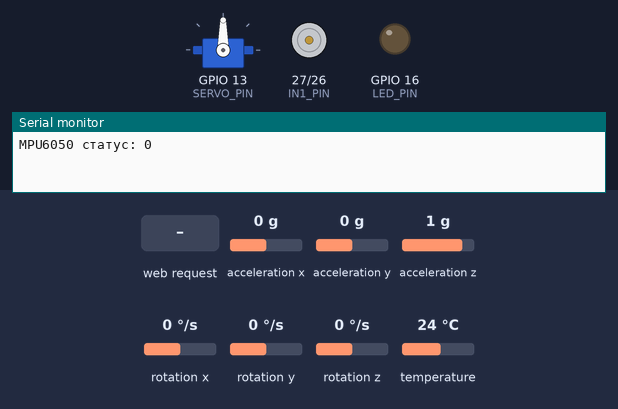
Recording of a sketch running on a simulated ESP32. Shown: servo, motor-driver pin pairs drawn as motors (green arrow = first pin HIGH = forward, orange = second pin HIGH = backward, longer = more drive, scaled by the enable pin), output pins drawn as LEDs (lit = HIGH), the last lines printed to the serial monitor. Dashed ring = blinking. Inputs (shaded band) come from the test bench; at power-on: acceleration x 0 g, acceleration y 0 g, acceleration z 1 g, rotation x 0 °/s, rotation y 0 °/s, rotation z 0 °/s, temperature 24 °C.

Above: at 3.2 s.
3.3 s: HTTP request GET /action?val=120&sos=120&speed=120 received
At 4.3 s:
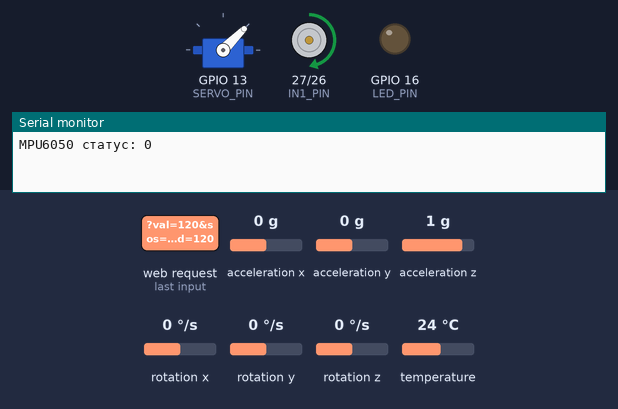
At 5.6 s:
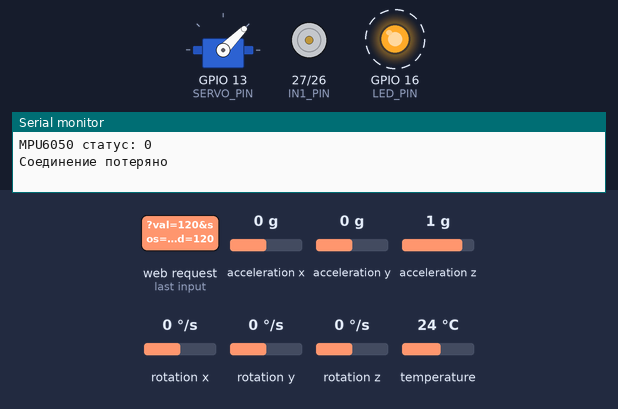
6.3 s: HTTP request GET /getAllData received
At 9.7 s:
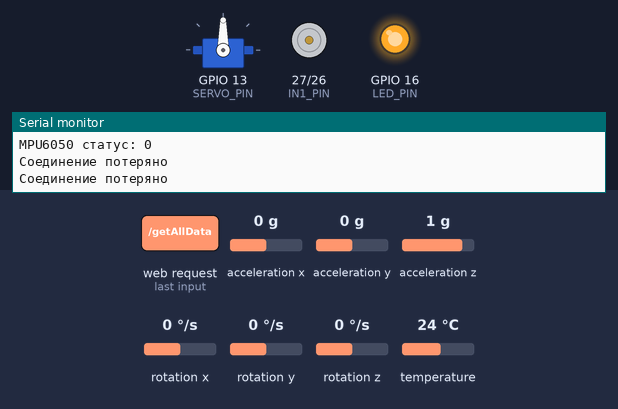
Timing chart, 0 to 18.3 s (numbered marks = the images above; inputs shaded):
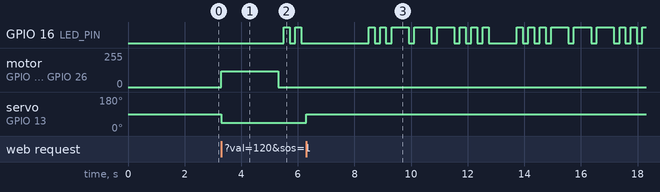

Measured:
- after the input at 3.3 s, GPIO 16 (LED_PIN): alternates HIGH for 0.20 s and LOW for 0.20 s, starting after 2.2 s; motor on GPIO 27 (IN1_PIN) / GPIO 26 (IN2_PIN): stopped → forward 120/255 at once, → stopped 2.0 s later; servo on GPIO 13 (SERVO_PIN): 90° → 45° at once
- after the input at 6.3 s, servo on GPIO 13 (SERVO_PIN): 45° → 90° at once

The sketch:

Kolobok_Robot.ino
```cpp
#include <Wire.h>
#include <WiFi.h>
#include <WebServer.h>
#include <MPU6050_light.h>
#include <ESP32Servo.h>

const char* ssid = "Kolobok_Bot";
const char* password = "12345678";

const int ENA_PIN = 14;
const int IN1_PIN = 27;
const int IN2_PIN = 26;
const int SERVO_PIN = 13;
const int LED_PIN = 16;

unsigned long lastCommandTime = 0;
const unsigned long SAFE_TIMEOUT = 2000;
bool firstCommandReceived = false;
bool manualSos = false;
bool safeModeActive = false;

float Kp = 0.21;
float Kd = 0.02;
float Ki = 0.46;
float currentAngle = 0;
float targetAngle = 0;
float error = 0;
float prevError = 0;
unsigned long lastPIDTime = 0;
const int dt = 10;
float derivative = 0;
float integral = 0;
int out = 0;
bool isBalansing = false;

extern const char index_html[] PROGMEM;

WebServer server(80);
Servo myServo;
MPU6050 mpu(Wire);

void setup() {
  Serial.begin(115200);
  pinMode(ENA_PIN, OUTPUT);
  pinMode(IN1_PIN, OUTPUT);
  pinMode(IN2_PIN, OUTPUT);
  pinMode(LED_PIN, OUTPUT);
  myServo.attach(SERVO_PIN);
  myServo.write(90);

  Wire.begin();
  byte status = mpu.begin();
  Serial.print(F("MPU6050 статус: "));
  Serial.println(status);
  delay(1000);                   // !
  mpu.calcOffsets(true, false);  // гиро и не акселерометр

  WiFi.softAP(ssid, password);
  server.on("/", []() {
    server.send(200, "text/html", index_html);
  });
  server.on("/getAllData", []() {
    lastCommandTime = millis();
    safeModeActive = false;
    String angle = String(mpu.getAngleX()) + "," + String(mpu.getAngleY()) + "," + String(mpu.getTemp());
    server.send(200, "text/plain", angle);
  });
  server.on("/setKp", []() {
    if (server.hasArg("val")) {
      Kp = server.arg("val").toFloat();
      Serial.print("New Kp: ");
      Serial.println(Kp);
    }
    server.send(200, "text/plain", "OK");
  });
  server.on("/setKd", []() {
    if (server.hasArg("val")) {
      Kd = server.arg("val").toFloat();
      Serial.print("New Kd: ");
      Serial.println(Kd);
    }
    server.send(200, "text/plain", "OK");
  });
  server.on("/setKi", []() {
    if (server.hasArg("val")) {
      Ki = server.arg("val").toFloat();
      Serial.print("New Ki: ");
      Serial.println(Ki);
    }
    server.send(200, "text/plain", "OK");
  });
  server.on("/action", handleAction);
  server.begin();
}

void loop() {
  mpu.update();
  server.handleClient();
  handleSOSPattern();
  connectionCheck();
  if (isBalansing && !manualSos && !safeModeActive) balancePID();
}

// PID-стабилизация
void balancePID() {
  if (millis() - lastPIDTime < dt) return;
  lastPIDTime = millis();

  currentAngle = mpu.getAngleX();
  error = targetAngle - currentAngle;

  float dt_sec = dt / 1000.0f;
  derivative = (error - prevError) / dt_sec;
  integral += error * dt_sec;

  if (abs(integral) > 50) integral = 50 * (integral > 0 ? 1 : -1);

  out = 90 - (error * Kp) - (derivative * Kd) - (integral * Ki);
  out = constrain(out, 45, 135);

  myServo.write(out);
  prevError = error;
}

// Логика SOS-сигнала
void handleSOSPattern() {
  static unsigned long lastUpdate = 0;
  static int step = 0;
  const int timings[] = { 200, 200, 200, 200, 200, 200, 600, 200, 600, 200, 600, 200, 200, 200, 200, 200, 200, 1000 };  // . . . _ _ _ . . .

  if (manualSos || safeModeActive) {
    if (millis() - lastUpdate > timings[step]) {
      lastUpdate = millis();
      step++;
      if (step >= 18) step = 0;
      digitalWrite(LED_PIN, (step % 2 == 0));
    }
  } else {
    digitalWrite(LED_PIN, LOW);
    step = 0;
  }
}

// Авто-стоп при потере связи
void connectionCheck() {
  if (firstCommandReceived && !manualSos && (millis() - lastCommandTime > SAFE_TIMEOUT)) {
    if (!safeModeActive) {
      safeModeActive = true;
      stopRobot();
      Serial.println("Соединение потеряно");
    }
  }
}

// Логика взаимодействия с сервером
void handleAction() {
  if (server.hasArg("sos")) {
    manualSos = (server.arg("sos") == "1");
    if (manualSos) stopRobot();
  }

  if (server.hasArg("speed") && !manualSos) {
    firstCommandReceived = true;
    lastCommandTime = millis();
    safeModeActive = false;

    int s = server.arg("speed").toInt();
    int t = server.arg("turn").toInt();

    // Стоп при отпускании джойстика
    if (abs(s) < 15) {
      stopRobot();
    } else {
      isBalansing = false;
      digitalWrite(IN1_PIN, s > 0);
      digitalWrite(IN2_PIN, s < 0);
      analogWrite(ENA_PIN, abs(s));
      myServo.write(constrain(t, 45, 135));
    }
  }
  server.send(200, "text/plain", "OK");
}

// Стоп
void stopRobot() {
  analogWrite(ENA_PIN, 0);
  digitalWrite(IN1_PIN, LOW);
  digitalWrite(IN2_PIN, LOW);
  isBalansing = true;
}
```

webpage.ino
```cpp
const char index_html[] PROGMEM = R"rawliteral(
<!DOCTYPE HTML>
<html>
<head>
  <meta charset="UTF-8">
  <meta name="viewport" content="width=device-width, initial-scale=1, user-scalable=no">
  <title>KOLOBOK CONTROL</title>
  <style>
    body {
      font-family: sans-serif; background-color: #1a1a1a; color: white;
      text-align: center; margin: 0; display: flex; flex-direction: column;
      align-items: center; height: 100vh; justify-content: space-between;
      padding: 40px 0; box-sizing: border-box;
    }
    h2 { color: #00e676; margin: 0; font-size: 22px; text-transform: uppercase; letter-spacing: 1px; }

    .kp-panel {
      margin: 15px 0;
      display: flex;
      flex-wrap: wrap;
      gap: 10px;
      justify-content: center;
      width: 100%;
      max-width: 400px;
    }

    #kp-input, #kd-input, #ki-input {
      padding: 10px 8px;
      border-radius: 5px;
      border: 1px solid #00e676;
      background: #2d2d2d;
      color: white;
      width: 88px;
      text-align: center;
    }

    #kp-send-btn, #kd-send-btn, #ki-send-btn {
      padding: 10px 16px;
      border-radius: 5px;
      border: none;
      background: #00e676;
      color: black;
      font-weight: bold;
      cursor: pointer;
      white-space: nowrap;
    }

    .telemetry { margin: 10px 0; }
    #angle-x-display, #angle-y-display, #temp-display {
      font-size: 22px; font-weight: bold; line-height: 1.2;
    }

    #joystick-container {
      width: 220px; height: 220px; border: 3px solid #00e676; border-radius: 50%;
      position: relative; touch-action: none;
      background: radial-gradient(circle, rgba(0,230,118,0.05) 0%, rgba(0,0,0,0) 70%);
    }
    #joystick-stick {
      width: 70px; height: 70px; background: #00e676; border-radius: 50%;
      position: absolute; left: 50%; top: 50%; margin: -35px 0 0 -35px;
      box-shadow: 0 0 20px #00e676; cursor: pointer;
    }

    .sos-panel {
      background: #2d2d2d; padding: 12px 25px; border-radius: 40px;
      display: flex; align-items: center; gap: 20px; box-shadow: 0 4px 10px rgba(0,0,0,0.3);
    }
    .sos-panel span { font-weight: bold; font-size: 16px; letter-spacing: 1px; }

    .switch { position: relative; width: 60px; height: 32px; }
    .switch input { opacity: 0; width: 0; height: 0; }
    .slider {
      position: absolute; cursor: pointer; top: 0; left: 0; right: 0; bottom: 0;
      background-color: #444; border-radius: 32px; transition: .3s;
    }
    .slider:before {
      position: absolute; content: ""; height: 24px; width: 24px;
      left: 4px; bottom: 4px; background-color: white; border-radius: 50%; transition: .3s;
    }
    input:checked + .slider { background-color: #ff3d00; }
    input:checked + .slider:before { transform: translateX(28px); }

    #status { font-size: 11px; color: #555; text-transform: uppercase; letter-spacing: 2px; }
  </style>
</head>
<body>
  <h2>Управление Колобком</h2>

  <div class="kp-panel">
    <input type="number" id="kp-input" placeholder="Kp" step="0.1">
    <button id="kp-send-btn">ОК</button>
    <input type="number" id="kd-input" placeholder="Kd" step="0.1">
    <button id="kd-send-btn">ОК</button>
    <input type="number" id="ki-input" placeholder="Ki" step="0.1">
    <button id="ki-send-btn">ОК</button>
  </div>

  <div class="telemetry">
    <div id="angle-x-display">Угол X: 0&deg;</div>
    <div id="angle-y-display">Угол Y: 0&deg;</div>
    <div id="temp-display">Темп: 0&deg;C</div>
  </div>

  <div id="joystick-container">
    <div id="joystick-stick"></div>
  </div>

  <div class="sos-panel">
    <span>РЕЖИМ SOS</span>
    <label class="switch">
      <input type="checkbox" id="sos-btn">
      <span class="slider"></span>
    </label>
  </div>

  <div id="status">СВЯЗЬ...</div>

<script>
  let container = document.getElementById("joystick-container");
  let stick = document.getElementById("joystick-stick");
  let statusText = document.getElementById("status");
  let sosBtn = document.getElementById("sos-btn");
  let angleXText = document.getElementById("angle-x-display");
  let angleYText = document.getElementById("angle-y-display");
  let tempText = document.getElementById("temp-display");

  let kpInput = document.getElementById("kp-input");
  let kpSendBtn = document.getElementById("kp-send-btn");
  let kdInput = document.getElementById("kd-input");
  let kdSendBtn = document.getElementById("kd-send-btn");
  let kiInput = document.getElementById("ki-input");
  let kiSendBtn = document.getElementById("ki-send-btn");

  let isDragging = false, maxR = 110, lastSend = 0;

  // Значения по умолчанию при загрузке страницы
  kpInput.value = 0.21;
  kdInput.value = 0.02;
  kiInput.value = 0.46;

  // ОПРОСЫ ТЕЛЕМЕТРИИ
  setInterval(() => {
    fetch('/getAllData').then(r => r.text()).then(data => {
      let parts = data.split(',');
      let x = parseInt(parts[0]);
      let y = parseInt(parts[1]);
      let temp = parseInt(parts[2]);

      angleXText.innerHTML = "Угол X: " + x + "&deg;";
      angleXText.style.color = Math.abs(x) < 25 ? "#00e676" : "#ff3d00";

      angleYText.innerHTML = "Угол Y: " + y + "&deg;";
      angleYText.style.color = Math.abs(y) < 25 ? "#00e676" : "#ff3d00";

      tempText.innerHTML = "Температура: " + temp + "&deg;";
      tempText.style.color = temp > 50 ? "#ff3d00" : "#00e676";

      statusText.innerText = "КОМАНДЫ ДОХОДЯТ";
      statusText.style.color = "#555";
    }).catch(() => {
      statusText.innerText = "СВЯЗЬ ПОТЕРЯНА";
      statusText.style.color = "#ff3d00";
    });
  }, 150);

  // ОБРАБОТКА KP
  kpSendBtn.onclick = () => {
    let val = kpInput.value;
    if (val === "") return alert("Введите значение!");
    fetch("/setKp?val=" + val)
      .then(r => { if(r.ok) kpSendBtn.style.background = "#00e676"; })
      .catch(() => { kpSendBtn.style.background = "#ff3d00"; });
  };

  // ОБРАБОТКА KD
  kdSendBtn.onclick = () => {
    let val = kdInput.value;
    if (val === "") return alert("Введите значение!");
    fetch("/setKd?val=" + val)
      .then(r => { if(r.ok) kdSendBtn.style.background = "#00e676"; })
      .catch(() => { kdSendBtn.style.background = "#ff3d00"; });
  };

  // ОБРАБОТКА KI
  kiSendBtn.onclick = () => {
    let val = kiInput.value;
    if (val === "") return alert("Введите значение!");
    fetch("/setKi?val=" + val)
      .then(r => { if(r.ok) kiSendBtn.style.background = "#00e676"; })
      .catch(() => { kiSendBtn.style.background = "#ff3d00"; });
  };

  // ДЖОЙСТИК
  sosBtn.onchange = () => fetch("/action?sos=" + (sosBtn.checked ? 1 : 0));

  function sendAction(s, t, force = false) {
    let now = Date.now();
    if (force || now - lastSend > 60) {
      fetch(`/action?speed=${s}&turn=${t}`);
      lastSend = now;
    }
  }

  function move(e) {
    if(!isDragging || sosBtn.checked) return;
    let rect = container.getBoundingClientRect();
    let x = (e.touches ? e.touches[0].clientX : e.clientX) - rect.left - 110;
    let y = (e.touches ? e.touches[0].clientY : e.clientY) - rect.top - 110;
    let dist = Math.sqrt(x*x + y*y);
    if(dist > maxR) { x *= maxR/dist; y *= maxR/dist; }
    stick.style.transform = `translate(${x}px, ${y}px)`;
    sendAction(Math.round(y/-maxR*255), Math.round(x/maxR*45+90));
  }

  container.onmousedown = container.ontouchstart = (e) => { isDragging = true; move(e); };
  window.onmousemove = window.ontouchmove = move;
  window.onmouseup = window.ontouchend = () => {
    if(!isDragging) return;
    isDragging = false;
    stick.style.transform = "translate(0,0)";
    sendAction(0, 90, true);
  };
</script>
</body>
</html>
)rawliteral";
```
